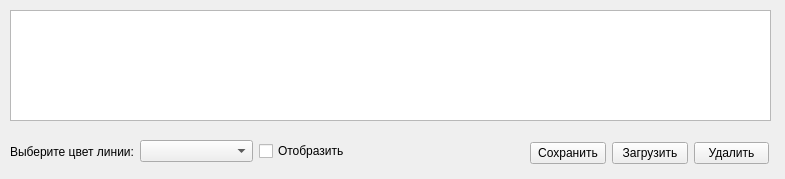
<?xml version="1.0" encoding="UTF-8"?>
<ui version="4.0">
 <class>PointInputTabWidget</class>
 <widget class="QWidget" name="PointInputTabWidget">
  <property name="geometry">
   <rect>
    <x>0</x>
    <y>0</y>
    <width>785</width>
    <height>179</height>
   </rect>
  </property>
  <property name="windowTitle">
   <string>PointInputTabWidget</string>
  </property>
  <widget class="QTableWidget" name="tableWidget">
   <property name="geometry">
    <rect>
     <x>10</x>
     <y>10</y>
     <width>761</width>
     <height>111</height>
    </rect>
   </property>
  </widget>
  <widget class="QWidget" name="">
   <property name="geometry">
    <rect>
     <x>530</x>
     <y>140</y>
     <width>239</width>
     <height>26</height>
    </rect>
   </property>
   <layout class="QHBoxLayout" name="horizontalLayout">
    <item>
     <widget class="QPushButton" name="savePushButton">
      <property name="text">
       <string>Сохранить</string>
      </property>
     </widget>
    </item>
    <item>
     <widget class="QPushButton" name="loadPushButton">
      <property name="text">
       <string>Загрузить</string>
      </property>
     </widget>
    </item>
    <item>
     <widget class="QPushButton" name="deletePushButton">
      <property name="text">
       <string>Удалить</string>
      </property>
     </widget>
    </item>
   </layout>
  </widget>
  <widget class="QWidget" name="">
   <property name="geometry">
    <rect>
     <x>10</x>
     <y>140</y>
     <width>361</width>
     <height>23</height>
    </rect>
   </property>
   <layout class="QHBoxLayout" name="horizontalLayout_2">
    <item>
     <widget class="QLabel" name="chooseColoreLabel">
      <property name="text">
       <string>Выберите цвет линии:</string>
      </property>
     </widget>
    </item>
    <item>
     <widget class="QComboBox" name="chooseColorComboBox"/>
    </item>
    <item>
     <widget class="QCheckBox" name="showCheckBox">
      <property name="text">
       <string>Отобразить</string>
      </property>
     </widget>
    </item>
   </layout>
  </widget>
 </widget>
 <resources/>
 <connections/>
</ui>
